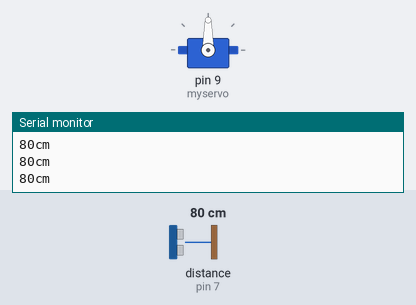
The sketch below on a simulated Arduino Uno, built with avr-gcc and run on an emulated ATmega328P. Shown: servo, the last lines printed to the serial monitor. Wiring (inferred from the names in the program): ultrasonic range finder: trigger pin 7; echo pin 7. Inputs (shaded band) come from the test bench; at power-on: distance to the obstacle (sensor on pin 7) 80 cm. The echo pulse lasts 58.3 µs per cm.

Above: at 1.2 s.
1.3 s: distance to the obstacle (sensor on pin 7) set to 55 cm
2.8 s: distance to the obstacle (sensor on pin 7) set to 47 cm
At 3.6 s:
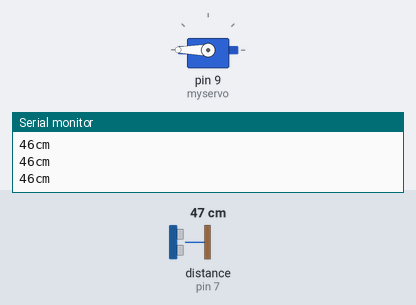
Timing chart, 0 to 5.8 s (numbered marks = the images above; inputs shaded):
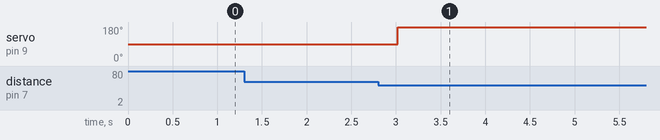

The sketch:

project.ino
```cpp
#include <Servo.h>
//#include <NewPing.h>

Servo myservo;
int pos = 0;
int prevPos = 0;
int counter = 0;
int prevCounter = 0;
const int pingPin = 7;


void setup() {
  myservo.attach(9); // attaches the pins of the servos to the servo object

  Serial.begin(9600); // object to transmit the ultrasonic values back to computer


}


void loop() {

  long duration, cm;
  pinMode(pingPin, OUTPUT);
  digitalWrite(pingPin, LOW);
  delayMicroseconds(2);
  digitalWrite(pingPin, HIGH);
  delayMicroseconds(5);
  digitalWrite(pingPin, LOW);

  pinMode(pingPin, INPUT);
  duration = pulseIn(pingPin, HIGH);
  cm = microsecondsToCentimeters(duration);

  Serial.print(cm);
  Serial.print("cm");
  Serial.println();


  delay(75);

  if (cm <= 50) {
        if (counter>prevCounter) {
            if (prevPos==0) {
                myservo.write(180);
                prevPos = 180;
            } else if (prevPos==180) {
                myservo.write(0);
                prevPos = 0;
            }
            prevCounter=counter;
        }
    } else if (cm > 50) {
        counter++;
    }

    delay(75);
}// plan use prep grab and say if the degree is 0 change to 180 if degree is 180 change to 0 and then find a way to make the if command detect a chance in distance and FLIP
// so when i move my hand in front of it and leave - it rotates only one time - just like walking through a door, the sensor detects a close reading then a far reading, but it should flick the lever only once

long microsecondsToCentimeters(long microseconds) {
  // The speed of sound is 340 m/s or 29 microseconds per centimeter.
  // The ping travels out and back, so to find the distance of the object we
  // take half of the distance travelled.
  return microseconds / 29 / 2;
}
```

Measured:
- the behaviour switches between 52 and 51 cm on distance to the obstacle (sensor on pin 7) (found by bisection; images 0 and 1)
- after the input at 2.8 s, servo on pin 9 (myservo): 90° → 180° after 0.22 s
